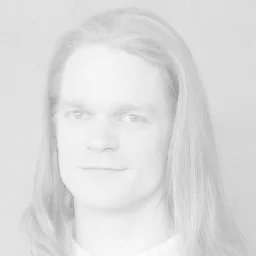
#> input picture ImageProcessing/images/low-contrast.png, 256 x 256 px, found by its file name
$ python aula5_pt2.py
#> lines starting #> are read from the running program, lines starting #| are printed output that depends on the picture
import cv2
import numpy as np
import matplotlib.pyplot as plt


def calcular_histograma(imagem):
    # calcula o histograma
    hist = cv2.calcHist(
        [imagem],
        [0],
        None,
        [256],
        [0, 256]
    )

    return hist.flatten()


def histograma_normalizado(imagem):
    hist = calcular_histograma(imagem)

    # normaliza o histograma
    return hist / imagem.size


def especificar_histograma(imagem, histograma_desejado):

    # calcula o histograma original
    hist_original = histograma_normalizado(imagem)

    # calcula o acumulado original
    cdf_original = hist_original.cumsum()

    hist_desejado = np.array(
        histograma_desejado,
        dtype=np.float64
    )

    # verifica se existem 256 níveis
    if len(hist_desejado) != 256:
        raise ValueError(
            "O histograma desejado deve possuir 256 valores."
        )

    # normaliza o histograma desejado
    hist_desejado = (
        hist_desejado /
        hist_desejado.sum()
    )

    # calcula o acumulado desejado
    cdf_desejado = hist_desejado.cumsum()

    # cria a tabela de mapeamento
    tabela = np.zeros(256, dtype=np.uint8)

    for nivel in range(256):

        diferencas = np.abs(
            cdf_original[nivel] -
            cdf_desejado
        )

        nivel_destino = np.argmin(diferencas)

        tabela[nivel] = nivel_destino

    # aplica o mapeamento
    imagem_especificada = cv2.LUT(
        imagem,
        tabela
    )

    return (
        imagem_especificada,
        hist_desejado,
        cdf_desejado
    )


def mostrar_resultados(
    imagem,
    imagem_especificada,
    hist_desejado,
    cdf_desejado
):

    hist_original = histograma_normalizado(imagem)

    hist_resultado = histograma_normalizado(
        imagem_especificada
    )

    cdf_original = hist_original.cumsum()
    cdf_resultado = hist_resultado.cumsum()

    niveis = np.arange(256)

    # mostra o histograma especificado
    plt.figure(figsize=(12, 5))

    plt.bar(
        niveis,
        hist_desejado,
        color="blue",
        width=2.0
    )

    plt.title("Histograma especificado normalizado")
    plt.xlabel("Nível de cinza")
    plt.ylabel("Frequência normalizada")
    plt.xlim(0, 255)

    plt.tight_layout()
    plt.show()

    # mostra o histograma acumulado
    plt.figure(figsize=(12, 5))

    plt.plot(
        niveis,
        cdf_desejado,
        color="red"
    )

    plt.title(
        "Histograma especificado normalizado acumulado"
    )

    plt.xlabel("Nível de cinza")
    plt.ylabel("Frequência acumulada")
    plt.xlim(0, 255)
    plt.ylim(0, 1.05)

    plt.grid()

    plt.tight_layout()
    plt.show()

    # mostra antes e depois
    plt.figure(figsize=(12, 5))

    plt.subplot(1, 2, 1)

    plt.imshow(
        imagem,
        cmap="gray"
    )

    plt.title("Antes")
    plt.axis("off")

    plt.subplot(1, 2, 2)

    plt.imshow(
        imagem_especificada,
        cmap="gray"
    )

    plt.title("Depois - histograma especificado")
    plt.axis("off")

    plt.tight_layout()
    plt.show()


def main():

    caminho = "imagens/low-contrast.png"

    imagem = cv2.imread(
        caminho,
        cv2.IMREAD_GRAYSCALE
    )
#> imagem: shape (256, 256); min 148, max 253, mean 220.7

    if imagem is None:
        print(
            "Erro: não foi possível carregar a imagem."
        )
        return

    # cria 256 níveis de cinza
    niveis = np.arange(256)

    # cria um histograma desejado (formato sino) funcao gaussiana
    centro = 127.5
    desvio = 50

    histograma_desejado = np.exp(
        -((niveis - centro) ** 2) /
        (2 * desvio ** 2)
    )

    # aplica a especificação
    (
        imagem_especificada,
        hist_desejado,
        cdf_desejado
    ) = especificar_histograma(
        imagem,
        histograma_desejado
    )
#> in calcular_histograma, `hist = cv2.calcHist( [imagem], [0], None, [256], [0, 256] )`: hist = 256 values, max 4611 at index 224, min 0 at index 0, mean 256
#> in especificar_histograma, `hist_original = histograma_normalizado(imagem)`: hist_original = 256 values, max 0.0704 at index 224, min 0 at index 0, mean 0.00391
#> in especificar_histograma, `cdf_original = hist_original.cumsum()`: cdf_original = 256 values from 0 to 1
#> after the loop in especificar_histograma, `for nivel in range(256):`: tabela = 256 values from 0 to 255
#> in especificar_histograma, `imagem_especificada = cv2.LUT( imagem, tabela )`:
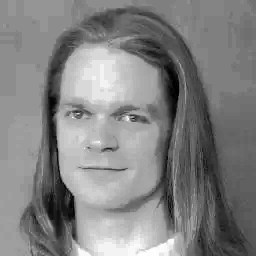
#> imagem_especificada: shape (256, 256); min 0, max 255, mean 129.6
#> hist_desejado = 256 values, max 0.00806 at index 127, min 0.000312 at index 0, mean 0.00391; cdf_desejado = 256 values from 0.000312 to 1

    # mostra os resultados
    mostrar_resultados(
        imagem,
        imagem_especificada,
        hist_desejado,
        cdf_desejado
    )
#> in mostrar_resultados, `hist_resultado = histograma_normalizado( imagem_especificada )`: hist_resultado = 256 values, max 0.0704 at index 141, min 0 at index 7, mean 0.00391
#> in mostrar_resultados, `cdf_original = hist_original.cumsum()`: cdf_original = 256 values from 0 to 1
#> in mostrar_resultados, `cdf_resultado = hist_resultado.cumsum()`: cdf_resultado = 256 values from 0.000473 to 1
#> in mostrar_resultados, `plt.show()`:
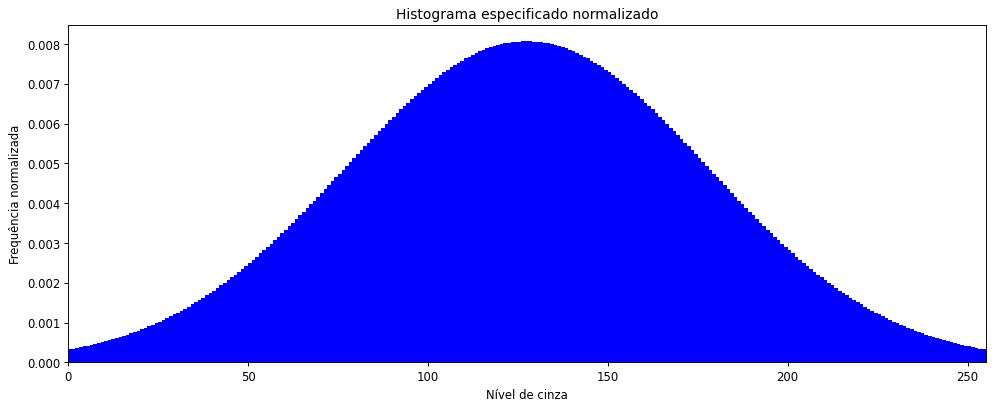
#> figure drawn by matplotlib, 1 panel
#> in mostrar_resultados, `plt.show()`:
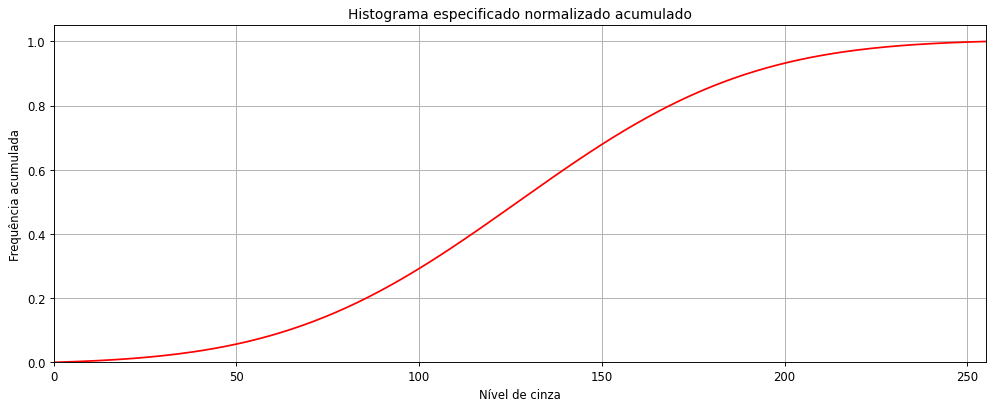
#> figure drawn by matplotlib, 1 panel; curve peaks at x = 255, y = 1
#> in mostrar_resultados, `plt.show()`:
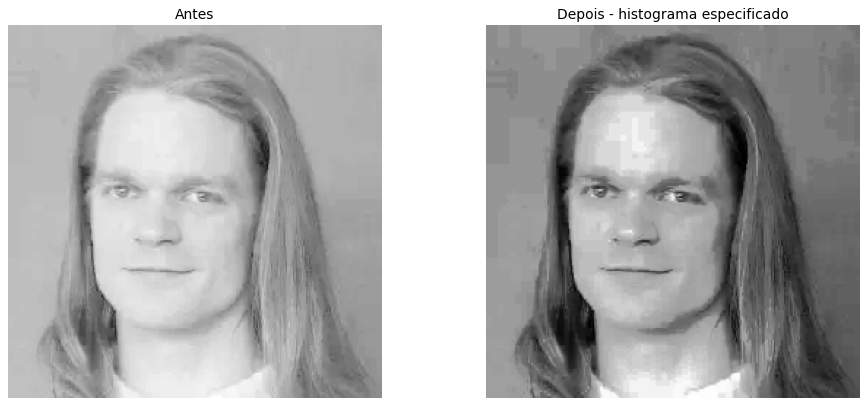
#> figure drawn by matplotlib, 2 panels


if __name__ == "__main__":
    main()

$ run again, with ImageProcessing/images/feijao_com_arroz.png copied over ImageProcessing/images/low-contrast.png
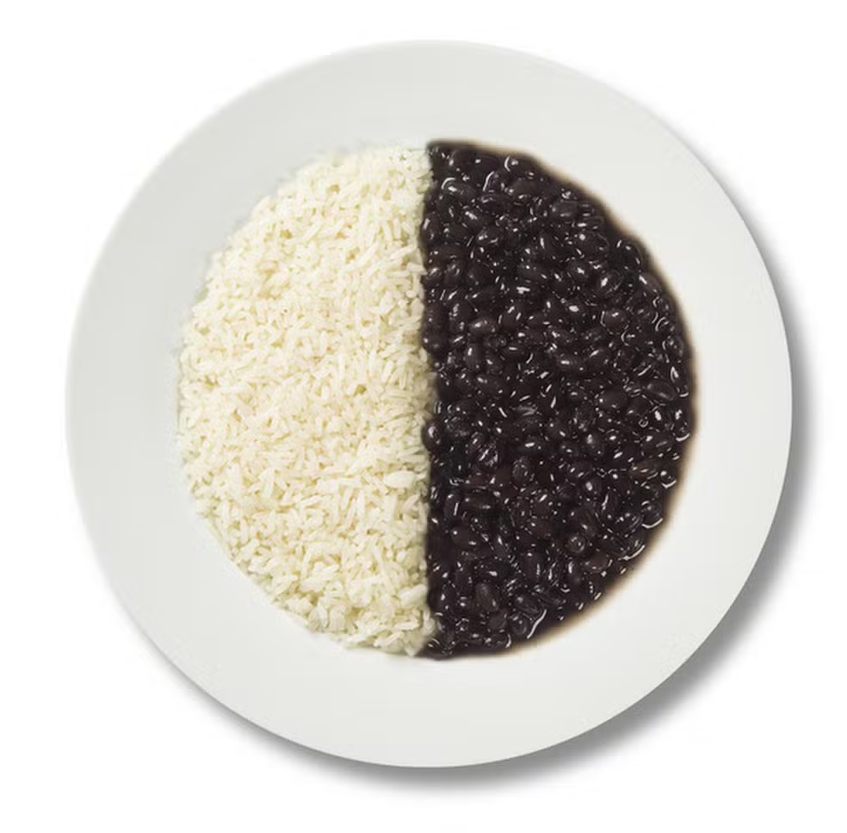
#> input picture ImageProcessing/images/feijao_com_arroz.png, 847 x 833 px, shrunk from 984 x 967 before the run, found by its file name
#> in main, `imagem = cv2.imread( caminho, cv2.IMREAD_GRAYSCALE )`:
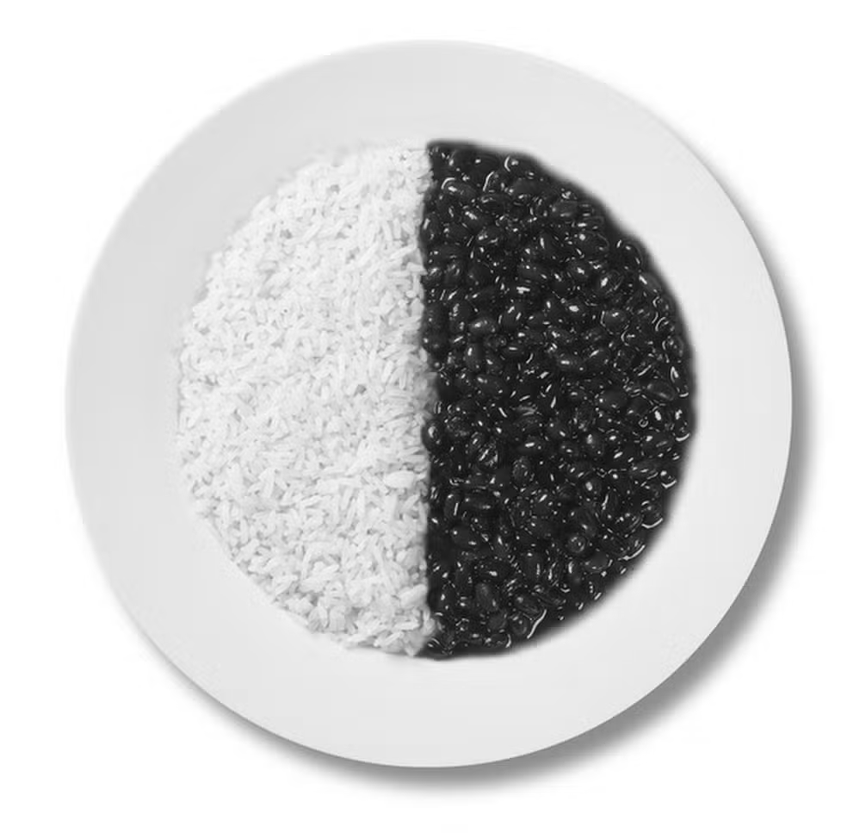
#> imagem: shape (833, 847); min 3, max 255, mean 206.5
#> in calcular_histograma, `hist = cv2.calcHist( [imagem], [0], None, [256], [0, 256] )`: hist = 256 values, max 230125 at index 255, min 0 at index 0, mean 2756.1
#> in especificar_histograma, `hist_original = histograma_normalizado(imagem)`: hist_original = 256 values, max 0.326 at index 255, min 0 at index 0, mean 0.00391
#> in especificar_histograma, `cdf_original = hist_original.cumsum()`: cdf_original = 256 values from 0 to 1
#> the loop in especificar_histograma, `for nivel in range(256): ` made 256 passes
#> nivel_destino on passes 1 to 3: 0, 0, 0
#> after the loop in especificar_histograma, `for nivel in range(256):`: tabela = 256 values from 0 to 255
#> in especificar_histograma, `imagem_especificada = cv2.LUT( imagem, tabela )`:
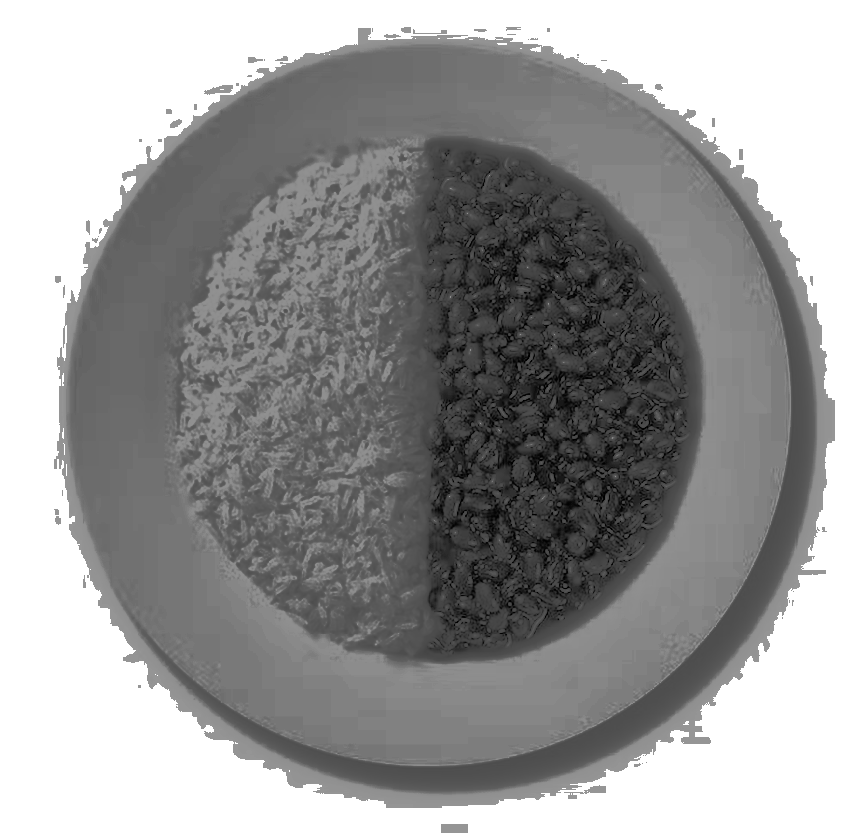
#> imagem_especificada: shape (833, 847); min 0, max 255, mean 152
#> hist_desejado = 256 values, max 0.00806 at index 127, min 0.000312 at index 0, mean 0.00391; cdf_desejado = 256 values from 0.000312 to 1
#> hist_resultado = 256 values, max 0.326 at index 255, min 0 at index 3, mean 0.00391
#> in mostrar_resultados, `cdf_original = hist_original.cumsum()`: cdf_original = 256 values from 0 to 1
#> cdf_resultado = 256 values from 0.000393 to 1
